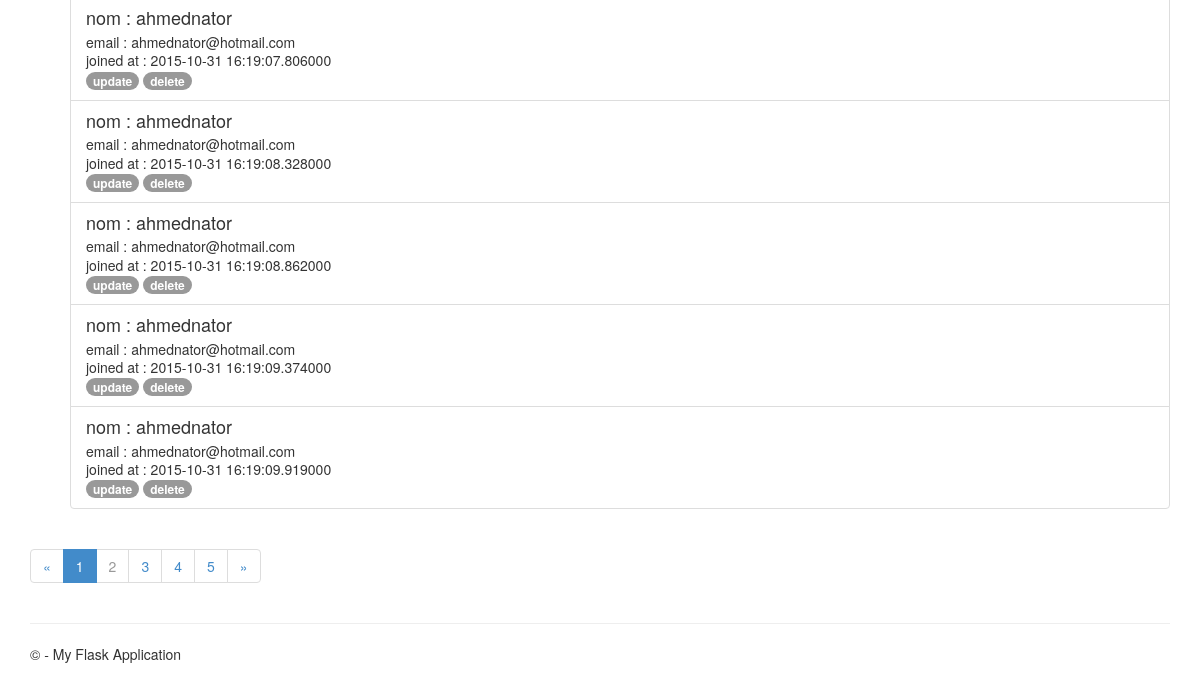
Before: /index/ (lower part) with the older database file.
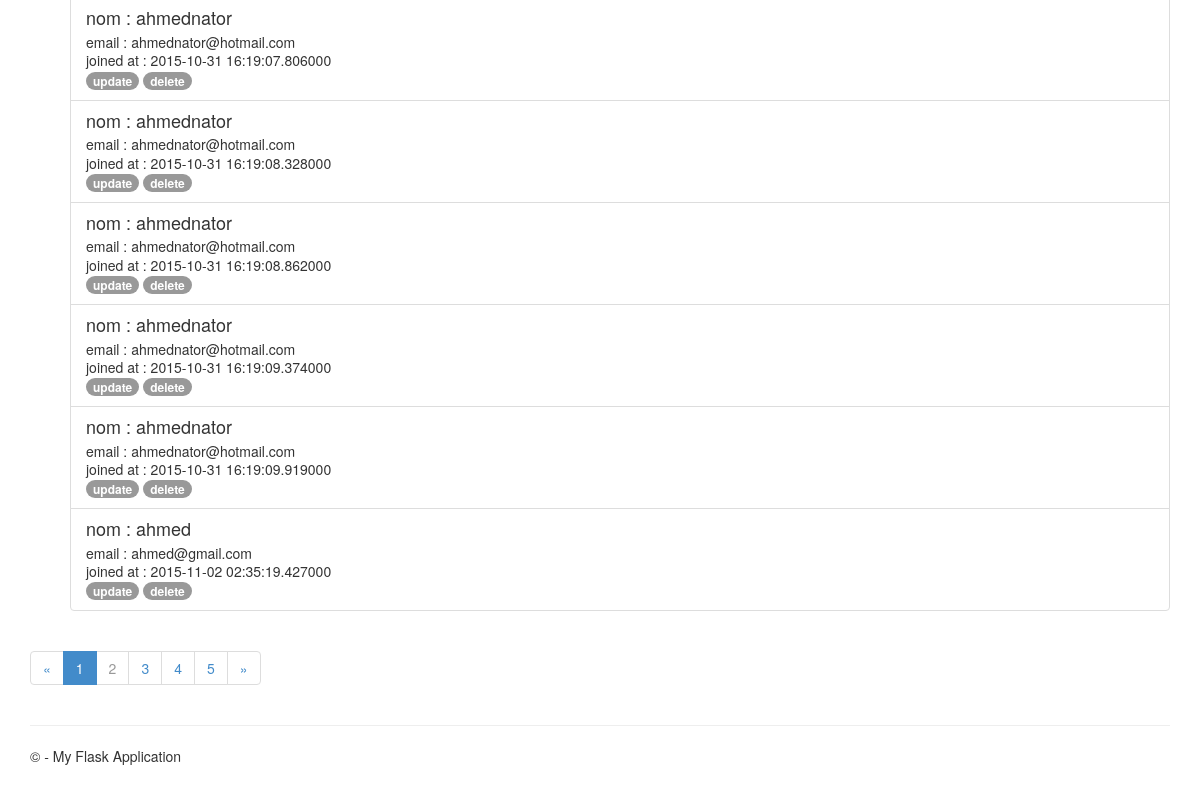
After: the same page with the newer database file.
### models.py (models this page shows, shortened)
class User(db.Model):
    id = db.Column(db.Integer, primary_key=True)
    username = db.Column(db.String(64), index=True)#, unique=True)
    password = db.Column(db.String(64))
    joined_at = db.Column(db.DateTime)
    email = db.Column(db.String(120), index=True)#, unique=True)

### views.py (the view)
@app.route('/')
@app.route("/index/",methods=['GET','POST'])
def index():
    users=models.User.query.all()
    return render_template('index.html',
                           title='Users list',users=users)

### views.py (called while the page is built)
@app.before_request
def before_request():
    g.user = current_user

### templates/index.html (shortened to what this page needs)
{% extends "layout.html" %}
{% block content %}
{% from 'macro.html' import render_users %}
{{ render_users(users,title) }}
{% endblock %}

### templates/layout.html (shortened to what this page needs)
﻿<!DOCTYPE html>
<html>
<head>
    <link rel="stylesheet" type="text/css" href="/static/content/bootstrap.min.css" />
    <link rel="stylesheet" type="text/css" href="/static/content/site.css" />
</head>
<body>
    <div class="container body-content">
        {% block content %}{% endblock %}
        <hr />
        <footer>
            <p>&copy; {{ year }} - My Flask Application</p>
        </footer>
    </div>
</body>
</html>

### templates/macro.html (shortened to what this page needs)
{% macro render_users(users,title) %}
<br />
<div class="list-group">
    <ul>
        {% for user in users %}
        <li class="list-group-item">
            <h4 class="list-group-item-heading">nom : {{ user.username }}</h4>
            <p class="list-group-item-text">email : {{ user.email }} </p>
            <p class="list-group-item-text"> joined at : {{ user.joined_at }}</p>
            <div class="container-right">
                <span class="badge ">
                    <a href="#" style="color:white;">update</a>
                </span>
                <span class="badge">
                    <a href="#" style="color:white;">delete</a>
                </span>
            </div>
        </li>
        {% endfor %}
    </ul>
</div>
<ul class="pagination">
    <li><a href="#">&laquo;</a></li>
    <li class="active"><a href="#">1</a></li>
    <li class="disabled"><a href="#">2</a></li>
    <li><a href="#">3</a></li>
    <li><a href="#">4</a></li>
    <li><a href="#">5</a></li>
    <li><a href="#">&raquo;</a></li>
</ul>
{% endmacro %}

Changed rows visible on the page:
added User: username "ahmed", email "ahmed@gmail.com", joined_at "2015-11-02 02:35:19.427000"
